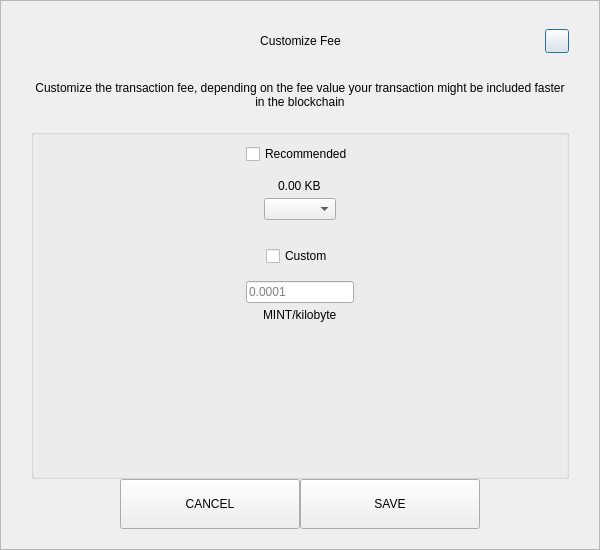
<?xml version="1.0" encoding="UTF-8"?>
<ui version="4.0">
 <class>SendCustomFeeDialog</class>
 <widget class="QDialog" name="SendCustomFeeDialog">
  <property name="geometry">
   <rect>
    <x>0</x>
    <y>0</y>
    <width>600</width>
    <height>550</height>
   </rect>
  </property>
  <property name="windowTitle">
   <string>Form</string>
  </property>
  <layout class="QVBoxLayout" name="verticalLayout_3">
   <property name="spacing">
    <number>0</number>
   </property>
   <property name="leftMargin">
    <number>0</number>
   </property>
   <property name="topMargin">
    <number>0</number>
   </property>
   <property name="rightMargin">
    <number>0</number>
   </property>
   <property name="bottomMargin">
    <number>0</number>
   </property>
   <item>
    <widget class="QFrame" name="frame">
     <property name="styleSheet">
      <string notr="true"/>
     </property>
     <property name="frameShape">
      <enum>QFrame::StyledPanel</enum>
     </property>
     <property name="frameShadow">
      <enum>QFrame::Raised</enum>
     </property>
     <layout class="QVBoxLayout" name="verticalLayout_2">
      <property name="spacing">
       <number>0</number>
      </property>
      <property name="leftMargin">
       <number>30</number>
      </property>
      <property name="topMargin">
       <number>20</number>
      </property>
      <property name="rightMargin">
       <number>30</number>
      </property>
      <property name="bottomMargin">
       <number>20</number>
      </property>
      <item>
       <layout class="QHBoxLayout" name="horizontalLayout_3">
        <property name="spacing">
         <number>0</number>
        </property>
        <item>
         <spacer name="horizontalSpacer_21">
          <property name="orientation">
           <enum>Qt::Horizontal</enum>
          </property>
          <property name="sizeHint" stdset="0">
           <size>
            <width>40</width>
            <height>20</height>
           </size>
          </property>
         </spacer>
        </item>
        <item>
         <widget class="QLabel" name="labelTitle">
          <property name="minimumSize">
           <size>
            <width>0</width>
            <height>40</height>
           </size>
          </property>
          <property name="maximumSize">
           <size>
            <width>16777215</width>
            <height>40</height>
           </size>
          </property>
          <property name="styleSheet">
           <string notr="true">padding-left:24px;</string>
          </property>
          <property name="text">
           <string>Customize Fee</string>
          </property>
          <property name="alignment">
           <set>Qt::AlignCenter</set>
          </property>
          <property name="margin">
           <number>7</number>
          </property>
         </widget>
        </item>
        <item>
         <spacer name="horizontalSpacer">
          <property name="orientation">
           <enum>Qt::Horizontal</enum>
          </property>
          <property name="sizeHint" stdset="0">
           <size>
            <width>40</width>
            <height>20</height>
           </size>
          </property>
         </spacer>
        </item>
        <item>
         <widget class="QPushButton" name="btnEsc">
          <property name="minimumSize">
           <size>
            <width>24</width>
            <height>24</height>
           </size>
          </property>
          <property name="maximumSize">
           <size>
            <width>24</width>
            <height>24</height>
           </size>
          </property>
          <property name="text">
           <string/>
          </property>
         </widget>
        </item>
       </layout>
      </item>
      <item>
       <spacer name="verticalSpacer_2">
        <property name="orientation">
         <enum>Qt::Vertical</enum>
        </property>
        <property name="sizeType">
         <enum>QSizePolicy::Fixed</enum>
        </property>
        <property name="sizeHint" stdset="0">
         <size>
          <width>20</width>
          <height>20</height>
         </size>
        </property>
       </spacer>
      </item>
      <item>
       <widget class="QLabel" name="labelMessage">
        <property name="text">
         <string>Customize the transaction fee, depending on the fee value your transaction might be included faster in the blockchain</string>
        </property>
        <property name="alignment">
         <set>Qt::AlignCenter</set>
        </property>
        <property name="wordWrap">
         <bool>true</bool>
        </property>
       </widget>
      </item>
      <item>
       <spacer name="verticalSpacer_3">
        <property name="orientation">
         <enum>Qt::Vertical</enum>
        </property>
        <property name="sizeType">
         <enum>QSizePolicy::Fixed</enum>
        </property>
        <property name="sizeHint" stdset="0">
         <size>
          <width>20</width>
          <height>20</height>
         </size>
        </property>
       </spacer>
      </item>
      <item>
       <widget class="QGroupBox" name="groupBox">
        <property name="title">
         <string/>
        </property>
        <layout class="QVBoxLayout" name="verticalLayout">
         <property name="leftMargin">
          <number>12</number>
         </property>
         <property name="rightMargin">
          <number>12</number>
         </property>
         <item>
          <layout class="QVBoxLayout" name="verticalLayout_4">
           <property name="spacing">
            <number>5</number>
           </property>
           <item alignment="Qt::AlignHCenter">
            <widget class="QCheckBox" name="checkBoxRecommended">
             <property name="text">
              <string>Recommended</string>
             </property>
            </widget>
           </item>
           <item>
            <spacer name="verticalSpacer_5">
             <property name="orientation">
              <enum>Qt::Vertical</enum>
             </property>
             <property name="sizeType">
              <enum>QSizePolicy::Fixed</enum>
             </property>
             <property name="sizeHint" stdset="0">
              <size>
               <width>20</width>
               <height>10</height>
              </size>
             </property>
            </spacer>
           </item>
           <item alignment="Qt::AlignHCenter">
            <widget class="QLabel" name="labelFee">
             <property name="text">
              <string>0.00 KB</string>
             </property>
            </widget>
           </item>
           <item alignment="Qt::AlignHCenter">
            <widget class="QComboBox" name="comboBoxRecommended"/>
           </item>
          </layout>
         </item>
         <item>
          <spacer name="verticalSpacer">
           <property name="orientation">
            <enum>Qt::Vertical</enum>
           </property>
           <property name="sizeType">
            <enum>QSizePolicy::Fixed</enum>
           </property>
           <property name="sizeHint" stdset="0">
            <size>
             <width>20</width>
             <height>20</height>
            </size>
           </property>
          </spacer>
         </item>
         <item>
          <layout class="QVBoxLayout" name="verticalLayout_5">
           <property name="spacing">
            <number>5</number>
           </property>
           <item alignment="Qt::AlignHCenter">
            <widget class="QCheckBox" name="checkBoxCustom">
             <property name="text">
              <string>Custom</string>
             </property>
            </widget>
           </item>
           <item>
            <spacer name="verticalSpacer_6">
             <property name="orientation">
              <enum>Qt::Vertical</enum>
             </property>
             <property name="sizeType">
              <enum>QSizePolicy::Fixed</enum>
             </property>
             <property name="sizeHint" stdset="0">
              <size>
               <width>20</width>
               <height>10</height>
              </size>
             </property>
            </spacer>
           </item>
           <item alignment="Qt::AlignHCenter">
            <widget class="QLineEdit" name="lineEditCustomFee">
             <property name="placeholderText">
              <string notr="true">0.0001</string>
             </property>
            </widget>
           </item>
           <item alignment="Qt::AlignHCenter">
            <widget class="QLabel" name="labelCustomFee">
             <property name="text">
              <string>MINT/kilobyte</string>
             </property>
            </widget>
           </item>
          </layout>
         </item>
         <item>
          <spacer name="verticalSpacer_4">
           <property name="orientation">
            <enum>Qt::Vertical</enum>
           </property>
           <property name="sizeHint" stdset="0">
            <size>
             <width>20</width>
             <height>40</height>
            </size>
           </property>
          </spacer>
         </item>
        </layout>
       </widget>
      </item>
      <item>
       <layout class="QHBoxLayout" name="horizontalLayout" stretch="1,2,2,1">
        <item>
         <spacer name="horizontalSpacer1">
          <property name="orientation">
           <enum>Qt::Horizontal</enum>
          </property>
          <property name="sizeHint" stdset="0">
           <size>
            <width>40</width>
            <height>20</height>
           </size>
          </property>
         </spacer>
        </item>
        <item>
         <widget class="QPushButton" name="btnCancel">
          <property name="minimumSize">
           <size>
            <width>180</width>
            <height>50</height>
           </size>
          </property>
          <property name="focusPolicy">
           <enum>Qt::NoFocus</enum>
          </property>
          <property name="text">
           <string>CANCEL</string>
          </property>
         </widget>
        </item>
        <item>
         <widget class="QPushButton" name="btnSave">
          <property name="minimumSize">
           <size>
            <width>180</width>
            <height>50</height>
           </size>
          </property>
          <property name="focusPolicy">
           <enum>Qt::NoFocus</enum>
          </property>
          <property name="text">
           <string>SAVE</string>
          </property>
         </widget>
        </item>
        <item>
         <spacer name="horizontalSpacer_2">
          <property name="orientation">
           <enum>Qt::Horizontal</enum>
          </property>
          <property name="sizeHint" stdset="0">
           <size>
            <width>40</width>
            <height>20</height>
           </size>
          </property>
         </spacer>
        </item>
       </layout>
      </item>
     </layout>
    </widget>
   </item>
  </layout>
 </widget>
 <resources/>
 <connections/>
</ui>
